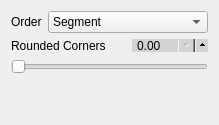
                 <widget class="QWidget" name="tab_15">
                  <attribute name="title">
                   <string>Straight</string>
                  </attribute>
                  <layout class="QVBoxLayout" name="verticalLayout_111">
                   <item>
                    <layout class="QHBoxLayout" name="horizontalLayout_189">
                     <item>
                      <widget class="QLabel" name="label_186">
                       <property name="text">
                        <string>Order</string>
                       </property>
                      </widget>
                     </item>
                     <item>
                      <widget class="QComboBox" name="polygon_connect_link">
                       <item>
                        <property name="text">
                         <string>Segment</string>
                        </property>
                       </item>
                       <item>
                        <property name="text">
                         <string>Horizontal Then Vertical</string>
                        </property>
                       </item>
                       <item>
                        <property name="text">
                         <string>Vertical Then Horizontal</string>
                        </property>
                       </item>
                      </widget>
                     </item>
                    </layout>
                   </item>
                   <item>
                    <layout class="QVBoxLayout" name="verticalLayout_159">
                     <item>
                      <layout class="QHBoxLayout" name="horizontalLayout_190">
                       <item>
                        <widget class="QLabel" name="label_187">
                         <property name="focusPolicy">
                          <enum>Qt::NoFocus</enum>
                         </property>
                         <property name="text">
                          <string>Rounded Corners</string>
                         </property>
                        </widget>
                       </item>
                       <item>
                        <widget class="QDoubleSpinBox" name="polygon_rounded_corners_spin">
                         <property name="focusPolicy">
                          <enum>Qt::ClickFocus</enum>
                         </property>
                         <property name="styleSheet">
                          <string notr="true">QDoubleSpinBox {
	max-height: 11px;
	min-height: 11px;
    min-width: 60px;
    max-width: 60px;
    padding-right: 10px;
    background-color: lightgray;
    padding-top: -2px;
    padding-bottom: -2px;
}

QDoubleSpinBox::up-button {
  subcontrol-origin: padding;
  subcontrol-position: right center;
  left: 7px;
  height: 18px;
  width: 18px;
}

QDoubleSpinBox::down-button {
  subcontrol-origin: content;
  subcontrol-position: right center;
  left: 0px;
  top: 0px;
  height: 18px;
  width: 18px;
}

</string>
                         </property>
                        </widget>
                       </item>
                      </layout>
                     </item>
                     <item>
                      <widget class="QSlider" name="polygon_rounded_corners_slider">
                       <property name="focusPolicy">
                        <enum>Qt::NoFocus</enum>
                       </property>
                       <property name="styleSheet">
                        <string notr="true"/>
                       </property>
                       <property name="orientation">
                        <enum>Qt::Horizontal</enum>
                       </property>
                      </widget>
                     </item>
                    </layout>
                   </item>
                   <item>
                    <spacer name="verticalSpacer_25">
                     <property name="orientation">
                      <enum>Qt::Vertical</enum>
                     </property>
                     <property name="sizeType">
                      <enum>QSizePolicy::Ignored</enum>
                     </property>
                     <property name="sizeHint" stdset="0">
                      <size>
                       <width>20</width>
                       <height>40</height>
                      </size>
                     </property>
                    </spacer>
                   </item>
                  </layout>
                 </widget>
